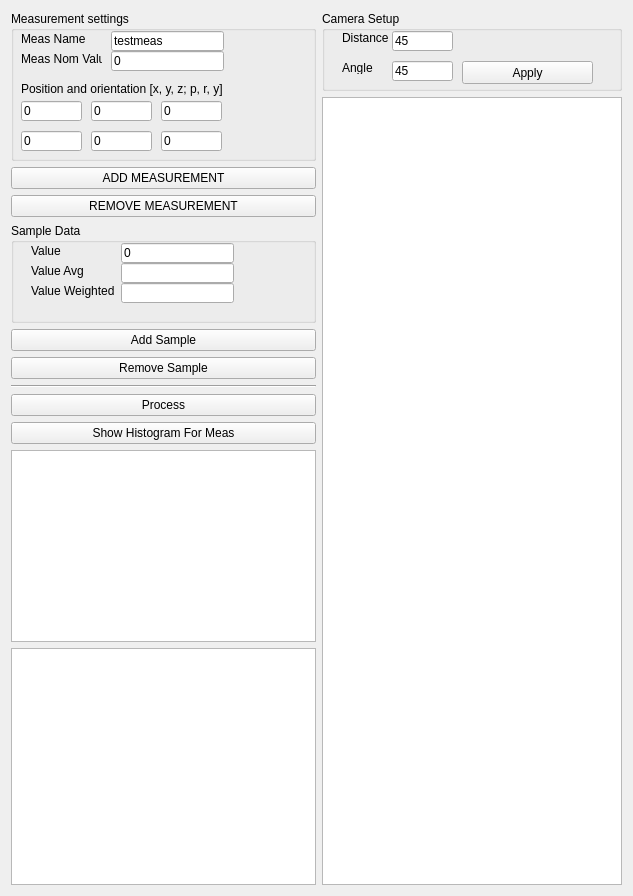
<?xml version="1.0" encoding="UTF-8"?>
<ui version="4.0">
 <class>qt_entity_analysisClass</class>
 <widget class="QMainWindow" name="qt_entity_analysisClass">
  <property name="geometry">
   <rect>
    <x>0</x>
    <y>0</y>
    <width>633</width>
    <height>896</height>
   </rect>
  </property>
  <property name="windowTitle">
   <string>qt_entity_analysis</string>
  </property>
  <widget class="QWidget" name="centralWidget">
   <property name="enabled">
    <bool>true</bool>
   </property>
   <property name="sizePolicy">
    <sizepolicy hsizetype="Expanding" vsizetype="Expanding">
     <horstretch>0</horstretch>
     <verstretch>0</verstretch>
    </sizepolicy>
   </property>
   <property name="maximumSize">
    <size>
     <width>1000000</width>
     <height>1000000</height>
    </size>
   </property>
   <property name="autoFillBackground">
    <bool>true</bool>
   </property>
   <layout class="QHBoxLayout" name="horizontalLayout_2">
    <item>
     <layout class="QVBoxLayout" name="verticalLayout_3">
      <property name="sizeConstraint">
       <enum>QLayout::SetMinimumSize</enum>
      </property>
      <item>
       <widget class="QGroupBox" name="groupBox_2">
        <property name="minimumSize">
         <size>
          <width>0</width>
          <height>150</height>
         </size>
        </property>
        <property name="title">
         <string>Measurement settings</string>
        </property>
        <widget class="QLabel" name="label_4">
         <property name="geometry">
          <rect>
           <x>10</x>
           <y>20</y>
           <width>81</width>
           <height>16</height>
          </rect>
         </property>
         <property name="sizePolicy">
          <sizepolicy hsizetype="Preferred" vsizetype="Preferred">
           <horstretch>0</horstretch>
           <verstretch>0</verstretch>
          </sizepolicy>
         </property>
         <property name="text">
          <string>Meas Name</string>
         </property>
        </widget>
        <widget class="QLineEdit" name="edMeasName">
         <property name="geometry">
          <rect>
           <x>100</x>
           <y>20</y>
           <width>113</width>
           <height>20</height>
          </rect>
         </property>
         <property name="text">
          <string>testmeas</string>
         </property>
        </widget>
        <widget class="QLineEdit" name="edNominalValue">
         <property name="geometry">
          <rect>
           <x>100</x>
           <y>40</y>
           <width>113</width>
           <height>20</height>
          </rect>
         </property>
         <property name="text">
          <string>0</string>
         </property>
        </widget>
        <widget class="QLabel" name="label_5">
         <property name="geometry">
          <rect>
           <x>10</x>
           <y>40</y>
           <width>81</width>
           <height>16</height>
          </rect>
         </property>
         <property name="sizePolicy">
          <sizepolicy hsizetype="Preferred" vsizetype="Preferred">
           <horstretch>0</horstretch>
           <verstretch>0</verstretch>
          </sizepolicy>
         </property>
         <property name="text">
          <string>Meas Nom Value</string>
         </property>
        </widget>
        <widget class="QLabel" name="label_6">
         <property name="geometry">
          <rect>
           <x>10</x>
           <y>70</y>
           <width>291</width>
           <height>16</height>
          </rect>
         </property>
         <property name="text">
          <string>Position and orientation [x, y, z; p, r, y]</string>
         </property>
        </widget>
        <widget class="QLineEdit" name="measPosX">
         <property name="geometry">
          <rect>
           <x>10</x>
           <y>90</y>
           <width>61</width>
           <height>20</height>
          </rect>
         </property>
         <property name="text">
          <string>0</string>
         </property>
        </widget>
        <widget class="QLineEdit" name="measPosY">
         <property name="geometry">
          <rect>
           <x>80</x>
           <y>90</y>
           <width>61</width>
           <height>20</height>
          </rect>
         </property>
         <property name="text">
          <string>0</string>
         </property>
        </widget>
        <widget class="QLineEdit" name="measPosZ">
         <property name="geometry">
          <rect>
           <x>150</x>
           <y>90</y>
           <width>61</width>
           <height>20</height>
          </rect>
         </property>
         <property name="text">
          <string>0</string>
         </property>
        </widget>
        <widget class="QLineEdit" name="measRotR">
         <property name="geometry">
          <rect>
           <x>80</x>
           <y>120</y>
           <width>61</width>
           <height>20</height>
          </rect>
         </property>
         <property name="text">
          <string>0</string>
         </property>
        </widget>
        <widget class="QLineEdit" name="measRotY">
         <property name="geometry">
          <rect>
           <x>150</x>
           <y>120</y>
           <width>61</width>
           <height>20</height>
          </rect>
         </property>
         <property name="text">
          <string>0</string>
         </property>
        </widget>
        <widget class="QLineEdit" name="measRotP">
         <property name="geometry">
          <rect>
           <x>10</x>
           <y>120</y>
           <width>61</width>
           <height>20</height>
          </rect>
         </property>
         <property name="text">
          <string>0</string>
         </property>
        </widget>
       </widget>
      </item>
      <item>
       <widget class="QPushButton" name="bAddMeas">
        <property name="sizePolicy">
         <sizepolicy hsizetype="Minimum" vsizetype="Maximum">
          <horstretch>0</horstretch>
          <verstretch>0</verstretch>
         </sizepolicy>
        </property>
        <property name="text">
         <string>ADD MEASUREMENT</string>
        </property>
       </widget>
      </item>
      <item>
       <widget class="QPushButton" name="bRemMeas">
        <property name="sizePolicy">
         <sizepolicy hsizetype="Minimum" vsizetype="Maximum">
          <horstretch>0</horstretch>
          <verstretch>0</verstretch>
         </sizepolicy>
        </property>
        <property name="text">
         <string>REMOVE MEASUREMENT</string>
        </property>
       </widget>
      </item>
      <item>
       <widget class="QGroupBox" name="groupBox">
        <property name="sizePolicy">
         <sizepolicy hsizetype="Preferred" vsizetype="Fixed">
          <horstretch>0</horstretch>
          <verstretch>0</verstretch>
         </sizepolicy>
        </property>
        <property name="minimumSize">
         <size>
          <width>0</width>
          <height>100</height>
         </size>
        </property>
        <property name="title">
         <string>Sample Data</string>
        </property>
        <widget class="QLabel" name="label">
         <property name="geometry">
          <rect>
           <x>20</x>
           <y>20</y>
           <width>81</width>
           <height>16</height>
          </rect>
         </property>
         <property name="sizePolicy">
          <sizepolicy hsizetype="Preferred" vsizetype="Preferred">
           <horstretch>0</horstretch>
           <verstretch>0</verstretch>
          </sizepolicy>
         </property>
         <property name="text">
          <string>Value</string>
         </property>
        </widget>
        <widget class="QLabel" name="label_2">
         <property name="geometry">
          <rect>
           <x>20</x>
           <y>40</y>
           <width>81</width>
           <height>16</height>
          </rect>
         </property>
         <property name="sizePolicy">
          <sizepolicy hsizetype="Preferred" vsizetype="Preferred">
           <horstretch>0</horstretch>
           <verstretch>0</verstretch>
          </sizepolicy>
         </property>
         <property name="text">
          <string>Value Avg</string>
         </property>
        </widget>
        <widget class="QLabel" name="label_3">
         <property name="geometry">
          <rect>
           <x>20</x>
           <y>60</y>
           <width>101</width>
           <height>16</height>
          </rect>
         </property>
         <property name="sizePolicy">
          <sizepolicy hsizetype="Preferred" vsizetype="Preferred">
           <horstretch>0</horstretch>
           <verstretch>0</verstretch>
          </sizepolicy>
         </property>
         <property name="text">
          <string>Value Weighted</string>
         </property>
        </widget>
        <widget class="QLineEdit" name="edValue">
         <property name="geometry">
          <rect>
           <x>110</x>
           <y>20</y>
           <width>113</width>
           <height>20</height>
          </rect>
         </property>
         <property name="text">
          <string>0</string>
         </property>
        </widget>
        <widget class="QLineEdit" name="ebdValueAvg">
         <property name="geometry">
          <rect>
           <x>110</x>
           <y>40</y>
           <width>113</width>
           <height>20</height>
          </rect>
         </property>
        </widget>
        <widget class="QLineEdit" name="edValueWeig">
         <property name="geometry">
          <rect>
           <x>110</x>
           <y>60</y>
           <width>113</width>
           <height>20</height>
          </rect>
         </property>
        </widget>
       </widget>
      </item>
      <item>
       <widget class="QPushButton" name="bAddSamp">
        <property name="sizePolicy">
         <sizepolicy hsizetype="Minimum" vsizetype="Maximum">
          <horstretch>0</horstretch>
          <verstretch>0</verstretch>
         </sizepolicy>
        </property>
        <property name="text">
         <string>Add Sample</string>
        </property>
       </widget>
      </item>
      <item>
       <widget class="QPushButton" name="bRemSamp">
        <property name="text">
         <string>Remove Sample</string>
        </property>
       </widget>
      </item>
      <item>
       <widget class="Line" name="line">
        <property name="orientation">
         <enum>Qt::Horizontal</enum>
        </property>
       </widget>
      </item>
      <item>
       <widget class="QPushButton" name="bProcess">
        <property name="text">
         <string>Process</string>
        </property>
       </widget>
      </item>
      <item>
       <widget class="QPushButton" name="bShowHist">
        <property name="text">
         <string>Show Histogram For Meas</string>
        </property>
       </widget>
      </item>
      <item>
       <widget class="QListWidget" name="lMeas">
        <property name="sizePolicy">
         <sizepolicy hsizetype="Minimum" vsizetype="Minimum">
          <horstretch>0</horstretch>
          <verstretch>0</verstretch>
         </sizepolicy>
        </property>
       </widget>
      </item>
      <item>
       <widget class="QListWidget" name="lSamp">
        <property name="sizePolicy">
         <sizepolicy hsizetype="Minimum" vsizetype="Expanding">
          <horstretch>0</horstretch>
          <verstretch>0</verstretch>
         </sizepolicy>
        </property>
       </widget>
      </item>
     </layout>
    </item>
    <item>
     <layout class="QVBoxLayout" name="verticalLayout">
      <item>
       <widget class="QGroupBox" name="groupBox_3">
        <property name="minimumSize">
         <size>
          <width>0</width>
          <height>80</height>
         </size>
        </property>
        <property name="title">
         <string>Camera Setup</string>
        </property>
        <widget class="QLabel" name="label_7">
         <property name="geometry">
          <rect>
           <x>20</x>
           <y>20</y>
           <width>47</width>
           <height>13</height>
          </rect>
         </property>
         <property name="text">
          <string>Distance</string>
         </property>
        </widget>
        <widget class="QLabel" name="label_8">
         <property name="geometry">
          <rect>
           <x>20</x>
           <y>50</y>
           <width>47</width>
           <height>13</height>
          </rect>
         </property>
         <property name="text">
          <string>Angle</string>
         </property>
        </widget>
        <widget class="QLineEdit" name="edCamPos">
         <property name="geometry">
          <rect>
           <x>70</x>
           <y>20</y>
           <width>61</width>
           <height>20</height>
          </rect>
         </property>
         <property name="text">
          <string>45</string>
         </property>
        </widget>
        <widget class="QLineEdit" name="edCamAng">
         <property name="geometry">
          <rect>
           <x>70</x>
           <y>50</y>
           <width>61</width>
           <height>20</height>
          </rect>
         </property>
         <property name="text">
          <string>45</string>
         </property>
        </widget>
        <widget class="QPushButton" name="bUseCamSettings">
         <property name="geometry">
          <rect>
           <x>140</x>
           <y>50</y>
           <width>131</width>
           <height>23</height>
          </rect>
         </property>
         <property name="sizePolicy">
          <sizepolicy hsizetype="Minimum" vsizetype="Maximum">
           <horstretch>0</horstretch>
           <verstretch>0</verstretch>
          </sizepolicy>
         </property>
         <property name="text">
          <string>Apply</string>
         </property>
        </widget>
       </widget>
      </item>
      <item>
       <widget class="QPlainTextEdit" name="pteLogger">
        <property name="sizePolicy">
         <sizepolicy hsizetype="Minimum" vsizetype="Expanding">
          <horstretch>0</horstretch>
          <verstretch>0</verstretch>
         </sizepolicy>
        </property>
        <property name="maximumSize">
         <size>
          <width>300</width>
          <height>16777215</height>
         </size>
        </property>
       </widget>
      </item>
     </layout>
    </item>
   </layout>
  </widget>
 </widget>
 <layoutdefault spacing="6" margin="11"/>
 <resources>
  <include location="qt_entity_analysis.qrc"/>
 </resources>
 <connections/>
</ui>
